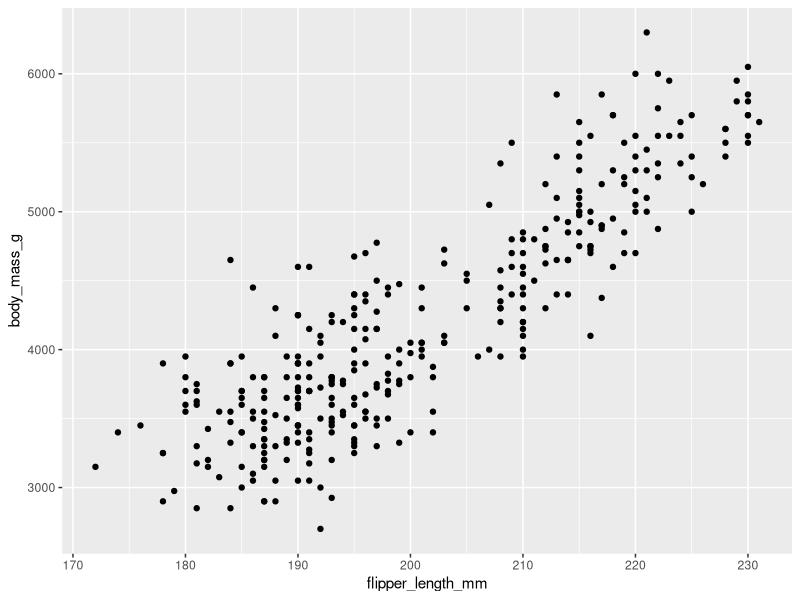
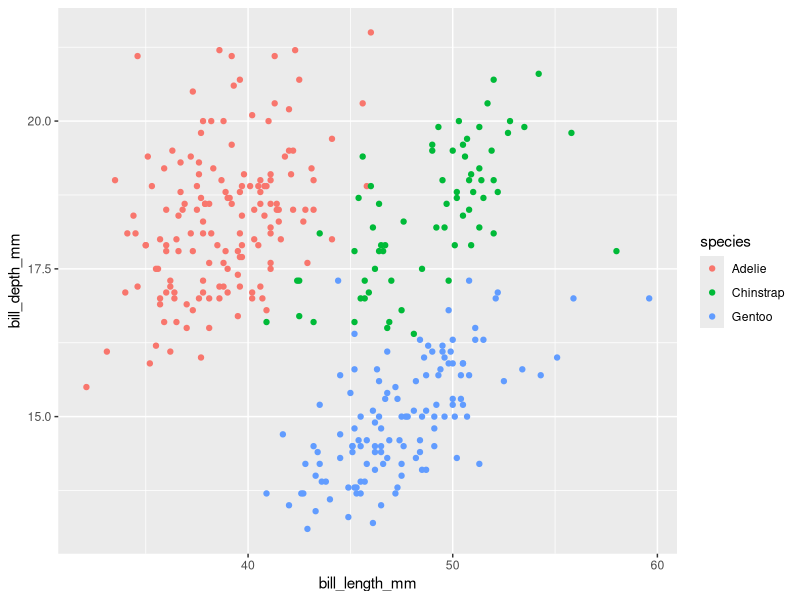
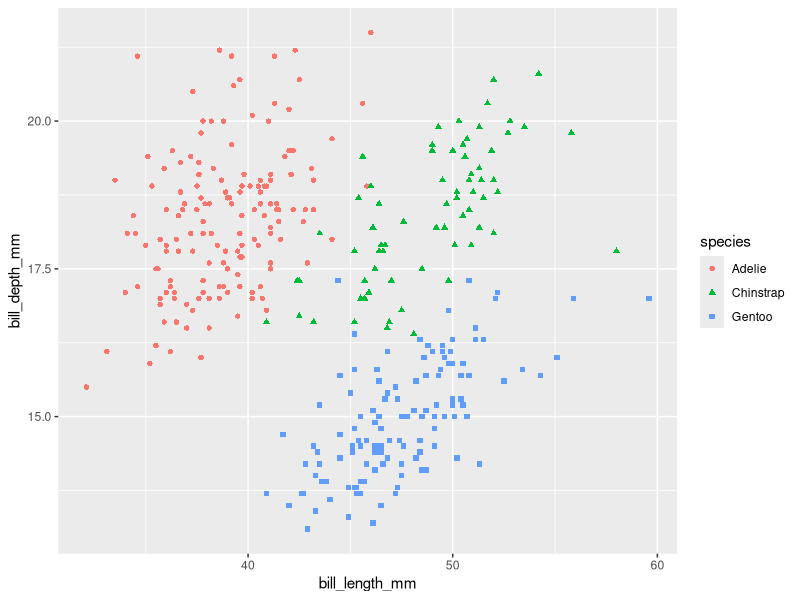
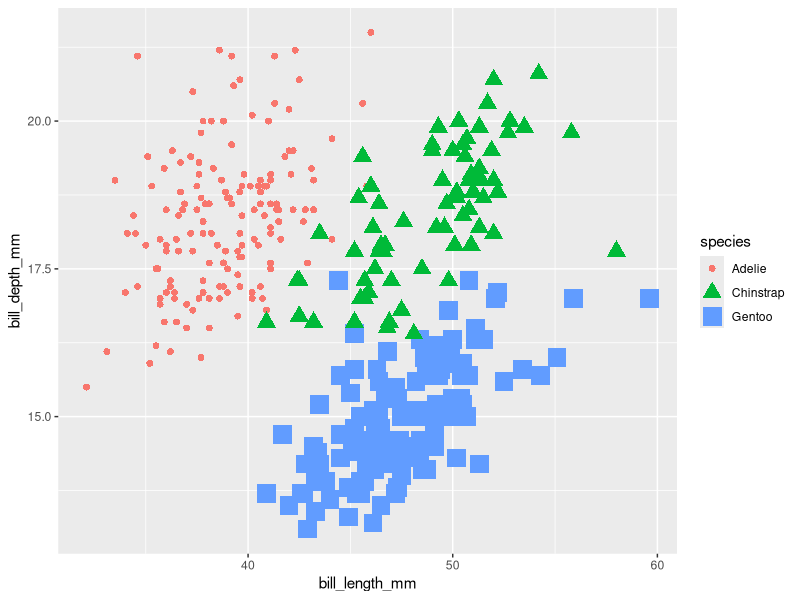

Reproduce these figures in R, in order.

library('ggplot2') # The word ggplot stands for grammer of graphics

library('palmerpenguins')

ggplot(data=penguins) + geom_point(mapping = aes ( x = flipper_length_mm, y = body_mass_g))

# + Operator is used to add layers to functions 

# a geom in R stands for geometric data

# mapping function used to determine aesthetics to geom_point using aes function

# Even C has graphics library 

data("penguins")

ggplot(data = penguins) + geom_point(mapping = aes ( x = bill_length_mm, y = bill_depth_mm, color = species)) # parameter color can be added through an uniquely identifying function

ggplot(data = penguins) + geom_point(mapping = aes ( x = bill_length_mm, y = bill_depth_mm, color = species , shape = species)) # Additionally shapes parameter can be used to differenceat the plots

ggplot(data = penguins) + geom_point(mapping = aes ( x = bill_length_mm, y = bill_depth_mm, color = species , shape = species , size = species)) # Also species parameter can be added to determine a specific parameter
